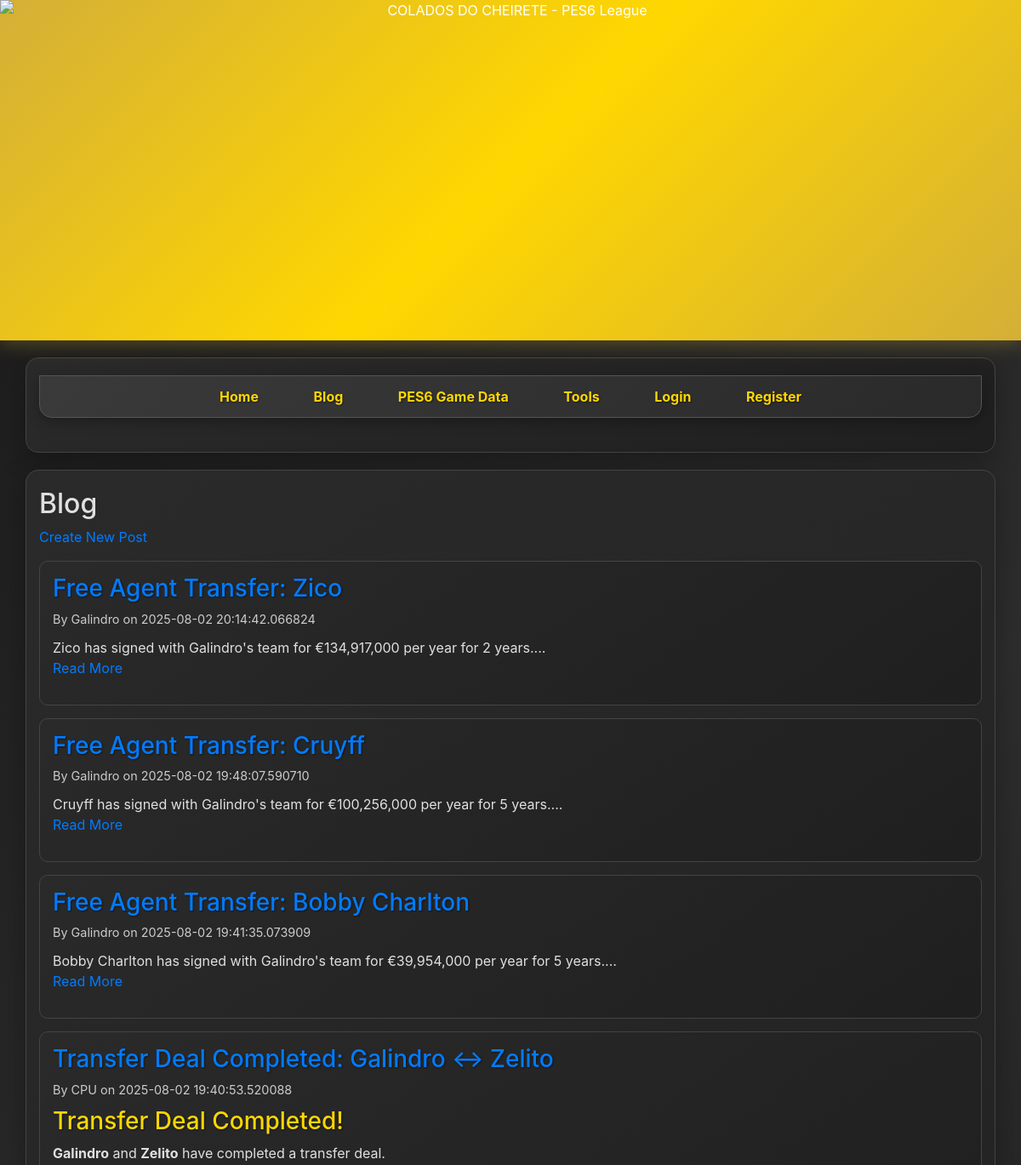
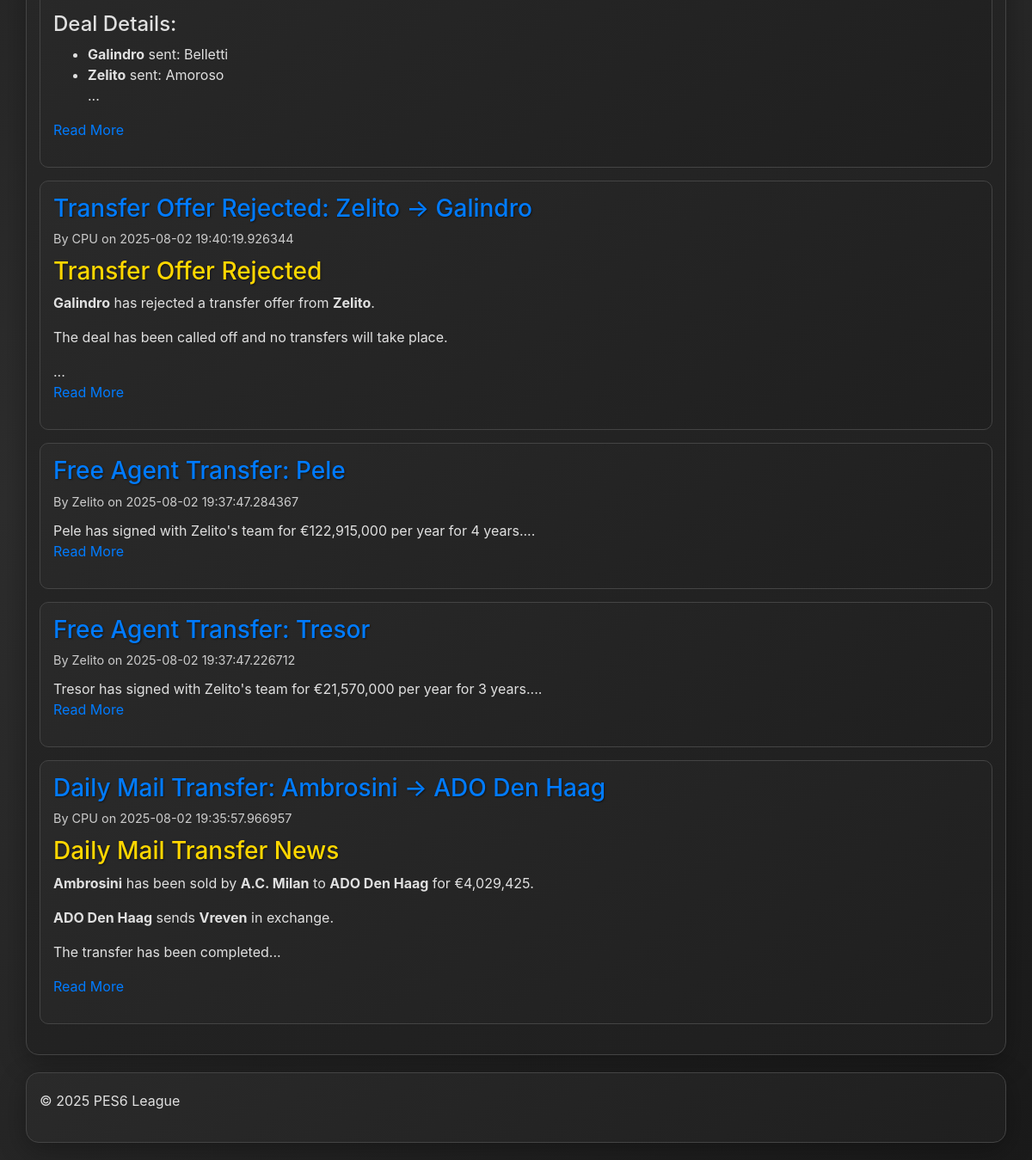
Page /blog on the committed database (2 pictures, top to bottom).
### tables this page shows
CREATE TABLE posts (
    id INTEGER PRIMARY KEY AUTOINCREMENT,
    user_id INTEGER NOT NULL,
    title TEXT NOT NULL,
    content TEXT NOT NULL,
    media_type TEXT DEFAULT 'none',
    media_path TEXT,
    created_at TIMESTAMP DEFAULT CURRENT_TIMESTAMP,
    FOREIGN KEY (user_id) REFERENCES users(id) ON DELETE CASCADE
);

CREATE TABLE users (
    id INTEGER PRIMARY KEY AUTOINCREMENT,
    username TEXT UNIQUE NOT NULL,
    password TEXT NOT NULL,
    email TEXT UNIQUE NOT NULL,
    created_at TIMESTAMP DEFAULT CURRENT_TIMESTAMP
);

### app.py (the view)
@app.route('/blog')
def blog():
    cur = db_helper.get_cursor()
    cur.execute("""
        SELECT p.id, p.title, p.content, u.username, p.created_at, p.media_type, p.media_path
        FROM posts p
        JOIN users u ON p.user_id = u.id
        ORDER BY p.created_at DESC
    """)
    posts = [dict(row) for row in cur.fetchall()]
    from datetime import datetime
    for post in posts:
        if post['created_at']:
            post['created_at'] = datetime.fromisoformat(post['created_at'].replace('Z', '+00:00'))
    cur.close()
    return render_template('blog.html', posts=posts)

### app.py (called while the page is built)
@app.context_processor
def inject_unread_count():
    if current_user.is_authenticated:
        return {'get_unread_count': get_unread_count}
    return {'get_unread_count': lambda x: 0}

### db_helper.py (called while the page is built)
def get_connection():
    if 'db_conn' not in g:
        g.db_conn = sqlite3.connect(DATABASE)
        g.db_conn.row_factory = sqlite3.Row
        g.db_conn.execute('PRAGMA foreign_keys = ON;')
    return g.db_conn

def get_cursor():
    return get_connection().cursor()

def close_connection(e=None):
    db_conn = g.pop('db_conn', None)
    if db_conn is not None:
        db_conn.close()

### templates/blog.html (shortened to what this page needs)
{% extends "base.html" %}
{% block content %}
    <h2>Blog</h2>
    <p><a href="{{ url_for('create_post') }}">Create New Post</a></p>
    {% if posts %}
        {% for post in posts %}
            <div class="post-item">
                <h3><a href="{{ url_for('view_post', post_id=post['id']) }}">{{ post['title'] }}</a></h3>
                <p class="post-meta">By {{ post['username'] }} on {{ post['created_at'] }}</p>
                <div>{{ post['content'][:300] | safe }}...</div>
                <p><a href="{{ url_for('view_post', post_id=post['id']) }}">Read More</a></p>
            </div>
        {% endfor %}
    {% else %}
        <p>No blog posts yet. Be the first to create one!</p>
    {% endif %}
{% endblock %}

### static/css/style.css (style rules this page uses)
body { font-family: 'Arial', sans-serif; margin: 0; padding: 0; background: linear-gradient(135deg, #1a1a1a 0%, #2d2d2d 50%, #1a1a1a 100%); color: #e0e0e0; min-height: 100vh; }
.post-item, .comment-item { background: linear-gradient(145deg, #2a2a2a, #1f1f1f); border: 1px solid #444; padding: 15px; margin-bottom: 15px; border-radius: 10px; color: #e0e0e0; }
.post-item h3, .comment-item h4 { margin-top: 0; color: #ffd700; text-shadow: 1px 1px 2px rgba(0, 0, 0, 0.5); }
.post-meta, .comment-meta { font-size: 0.9em; color: #ccc; margin-bottom: 10px; }

### rows in the picture
posts: title "Free Agent Transfer: Zico", username "Galindro", created_at "2025-08-02 20:14:42.066824", content "Zico has signed with Galindro's team for €134,917,000 per year for 2 years."
posts: title "Free Agent Transfer: Cruyff", username "Galindro", created_at "2025-08-02 19:48:07.590710", content "Cruyff has signed with Galindro's team for €100,256,000 per year for 5 years."
posts: title "Free Agent Transfer: Bobby Charlton", username "Galindro", created_at "2025-08-02 19:41:35.073909", content "Bobby Charlton has signed with Galindro's team for €39,954,000 per year for 5 years."
posts: title "Transfer Deal Completed: Galindro ↔ Zelito", username "CPU", created_at "2025-08-02 19:40:53.520088", content "Transfer Deal Completed! Galindro and Zelito have completed a transfer deal. Deal Details: Galindro sent: Belletti Zelito sent: Amoroso"
posts: title "Transfer Offer Rejected: Zelito → Galindro", username "CPU", created_at "2025-08-02 19:40:19.926344", content "Transfer Offer Rejected Galindro has rejected a transfer offer from Zelito . The deal has been called off and no transfers will take place."
posts: title "Free Agent Transfer: Pele", username "Zelito", created_at "2025-08-02 19:37:47.284367", content "Pele has signed with Zelito's team for €122,915,000 per year for 4 years."
posts: title "Free Agent Transfer: Tresor", username "Zelito", created_at "2025-08-02 19:37:47.226712", content "Tresor has signed with Zelito's team for €21,570,000 per year for 3 years."
posts: title "Daily Mail Transfer: Ambrosini → ADO Den Haag", username "CPU", created_at "2025-08-02 19:35:57.966957", content "Daily Mail Transfer News Ambrosini has been sold by A.C. Milan to ADO Den Haag for €4,029,425. ADO Den Haag sends Vreven in exchange. The transfer has been completed"
